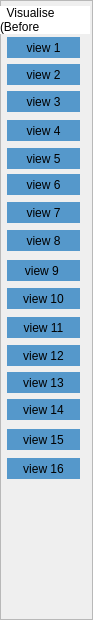
         <widget class="QFrame" name="frame_before_preprocess">
          <property name="geometry">
           <rect>
            <x>1054</x>
            <y>-6</y>
            <width>93</width>
            <height>620</height>
           </rect>
          </property>
          <property name="minimumSize">
           <size>
            <width>91</width>
            <height>0</height>
           </size>
          </property>
          <property name="maximumSize">
           <size>
            <width>93</width>
            <height>16777215</height>
           </size>
          </property>
          <property name="frameShape">
           <enum>QFrame::StyledPanel</enum>
          </property>
          <property name="frameShadow">
           <enum>QFrame::Raised</enum>
          </property>
          <widget class="QLabel" name="label_2">
           <property name="geometry">
            <rect>
             <x>0</x>
             <y>6</y>
             <width>90</width>
             <height>28</height>
            </rect>
           </property>
           <property name="minimumSize">
            <size>
             <width>90</width>
             <height>28</height>
            </size>
           </property>
           <property name="maximumSize">
            <size>
             <width>26</width>
             <height>26</height>
            </size>
           </property>
           <property name="styleSheet">
            <string notr="true">QLabel{ 
	border:5px sold rgb(85, 0, 127);
	background-color: rgb(255, 255, 255);
}</string>
           </property>
           <property name="text">
            <string>  Visualise  (Before ..preprocessing)</string>
           </property>
           <property name="wordWrap">
            <bool>true</bool>
           </property>
          </widget>
          <widget class="QPushButton" name="vis_before_1_mesos">
           <property name="geometry">
            <rect>
             <x>7</x>
             <y>37</y>
             <width>73</width>
             <height>21</height>
            </rect>
           </property>
           <property name="minimumSize">
            <size>
             <width>73</width>
             <height>18</height>
            </size>
           </property>
           <property name="maximumSize">
            <size>
             <width>73</width>
             <height>21</height>
            </size>
           </property>
           <property name="styleSheet">
            <string notr="true">QPushButton{ 
	border:5px sold rgb(60,231,195);
	background-color: rgb(85, 152, 203);
}
 
QPushButton:hover{
	background-color: rgb(85, 152, 203,150);
	border:5px sold rgb(105, 95, 148);
} 
</string>
           </property>
           <property name="text">
            <string>view 1</string>
           </property>
          </widget>
          <widget class="QPushButton" name="vis_before_2_usergrid">
           <property name="geometry">
            <rect>
             <x>7</x>
             <y>64</y>
             <width>73</width>
             <height>21</height>
            </rect>
           </property>
           <property name="minimumSize">
            <size>
             <width>73</width>
             <height>18</height>
            </size>
           </property>
           <property name="maximumSize">
            <size>
             <width>73</width>
             <height>21</height>
            </size>
           </property>
           <property name="styleSheet">
            <string notr="true">QPushButton{ 
	border:5px sold rgb(60,231,195);
	background-color: rgb(85, 152, 203);
}
 
QPushButton:hover{
	background-color: rgb(85, 152, 203,150);
	border:5px sold rgb(105, 95, 148);
} 
</string>
           </property>
           <property name="text">
            <string>view 2</string>
           </property>
          </widget>
          <widget class="QPushButton" name="vis_before_3_appcelerator">
           <property name="geometry">
            <rect>
             <x>7</x>
             <y>91</y>
             <width>73</width>
             <height>21</height>
            </rect>
           </property>
           <property name="minimumSize">
            <size>
             <width>73</width>
             <height>18</height>
            </size>
           </property>
           <property name="maximumSize">
            <size>
             <width>73</width>
             <height>21</height>
            </size>
           </property>
           <property name="styleSheet">
            <string notr="true">QPushButton{ 
	border:5px sold rgb(60,231,195);
	background-color: rgb(85, 152, 203);
}
 
QPushButton:hover{
	background-color: rgb(85, 152, 203,150);
	border:5px sold rgb(105, 95, 148);
} 
</string>
           </property>
           <property name="text">
            <string>view 3</string>
           </property>
          </widget>
          <widget class="QPushButton" name="vis_before_4_aptana">
           <property name="geometry">
            <rect>
             <x>7</x>
             <y>120</y>
             <width>73</width>
             <height>21</height>
            </rect>
           </property>
           <property name="minimumSize">
            <size>
             <width>73</width>
             <height>18</height>
            </size>
           </property>
           <property name="maximumSize">
            <size>
             <width>73</width>
             <height>21</height>
            </size>
           </property>
           <property name="styleSheet">
            <string notr="true">QPushButton{ 
	border:5px sold rgb(60,231,195);
	background-color: rgb(85, 152, 203);
}
 
QPushButton:hover{
	background-color: rgb(85, 152, 203,150);
	border:5px sold rgb(105, 95, 148);
} 
</string>
           </property>
           <property name="text">
            <string>view 4</string>
           </property>
          </widget>
          <widget class="QPushButton" name="vis_before_5_titanium">
           <property name="geometry">
            <rect>
             <x>7</x>
             <y>148</y>
             <width>73</width>
             <height>21</height>
            </rect>
           </property>
           <property name="minimumSize">
            <size>
             <width>73</width>
             <height>18</height>
            </size>
           </property>
           <property name="maximumSize">
            <size>
             <width>73</width>
             <height>21</height>
            </size>
           </property>
           <property name="styleSheet">
            <string notr="true">QPushButton{ 
	border:5px sold rgb(60,231,195);
	background-color: rgb(85, 152, 203);
}
 
QPushButton:hover{
	background-color: rgb(85, 152, 203,150);
	border:5px sold rgb(105, 95, 148);
} 
</string>
           </property>
           <property name="text">
            <string>view 5</string>
           </property>
          </widget>
          <widget class="QPushButton" name="vis_before_6_duracloud">
           <property name="geometry">
            <rect>
             <x>7</x>
             <y>174</y>
             <width>73</width>
             <height>21</height>
            </rect>
           </property>
           <property name="minimumSize">
            <size>
             <width>73</width>
             <height>18</height>
            </size>
           </property>
           <property name="maximumSize">
            <size>
             <width>73</width>
             <height>21</height>
            </size>
           </property>
           <property name="styleSheet">
            <string notr="true">QPushButton{ 
	border:5px sold rgb(60,231,195);
	background-color: rgb(85, 152, 203);
}
 
QPushButton:hover{
	background-color: rgb(85, 152, 203,150);
	border:5px sold rgb(105, 95, 148);
} 
</string>
           </property>
           <property name="text">
            <string>view 6</string>
           </property>
          </widget>
          <widget class="QPushButton" name="vis_before_7_bamboo">
           <property name="geometry">
            <rect>
             <x>7</x>
             <y>202</y>
             <width>73</width>
             <height>21</height>
            </rect>
           </property>
           <property name="minimumSize">
            <size>
             <width>73</width>
             <height>18</height>
            </size>
           </property>
           <property name="maximumSize">
            <size>
             <width>73</width>
             <height>21</height>
            </size>
           </property>
           <property name="styleSheet">
            <string notr="true">QPushButton{ 
	border:5px sold rgb(60,231,195);
	background-color: rgb(85, 152, 203);
}
 
QPushButton:hover{
	background-color: rgb(85, 152, 203,150);
	border:5px sold rgb(105, 95, 148);
} 
</string>
           </property>
           <property name="text">
            <string>view 7</string>
           </property>
          </widget>
          <widget class="QPushButton" name="vis_before_8_clover">
           <property name="geometry">
            <rect>
             <x>7</x>
             <y>230</y>
             <width>73</width>
             <height>21</height>
            </rect>
           </property>
           <property name="minimumSize">
            <size>
             <width>73</width>
             <height>18</height>
            </size>
           </property>
           <property name="maximumSize">
            <size>
             <width>73</width>
             <height>21</height>
            </size>
           </property>
           <property name="styleSheet">
            <string notr="true">QPushButton{ 
	border:5px sold rgb(60,231,195);
	background-color: rgb(85, 152, 203);
}
 
QPushButton:hover{
	background-color: rgb(85, 152, 203,150);
	border:5px sold rgb(105, 95, 148);
} 
</string>
           </property>
           <property name="text">
            <string>view 8</string>
           </property>
          </widget>
          <widget class="QPushButton" name="vis_before_9_jira">
           <property name="geometry">
            <rect>
             <x>7</x>
             <y>260</y>
             <width>73</width>
             <height>21</height>
            </rect>
           </property>
           <property name="minimumSize">
            <size>
             <width>73</width>
             <height>18</height>
            </size>
           </property>
           <property name="maximumSize">
            <size>
             <width>73</width>
             <height>21</height>
            </size>
           </property>
           <property name="styleSheet">
            <string notr="true">QPushButton{ 
	border:5px sold rgb(60,231,195);
	background-color: rgb(85, 152, 203);
}
 
QPushButton:hover{
	background-color: rgb(85, 152, 203,150);
	border:5px sold rgb(105, 95, 148);
} 
</string>
           </property>
           <property name="text">
            <string>view 9 </string>
           </property>
          </widget>
          <widget class="QPushButton" name="vis_before_10_moodle">
           <property name="geometry">
            <rect>
             <x>7</x>
             <y>288</y>
             <width>73</width>
             <height>21</height>
            </rect>
           </property>
           <property name="minimumSize">
            <size>
             <width>73</width>
             <height>18</height>
            </size>
           </property>
           <property name="maximumSize">
            <size>
             <width>73</width>
             <height>21</height>
            </size>
           </property>
           <property name="styleSheet">
            <string notr="true">QPushButton{ 
	border:5px sold rgb(60,231,195);
	background-color: rgb(85, 152, 203);
}
 
QPushButton:hover{
	background-color: rgb(85, 152, 203,150);
	border:5px sold rgb(105, 95, 148);
} 
</string>
           </property>
           <property name="text">
            <string>view 10</string>
           </property>
          </widget>
          <widget class="QPushButton" name="vis_before_16_talendesb">
           <property name="geometry">
            <rect>
             <x>7</x>
             <y>458</y>
             <width>73</width>
             <height>21</height>
            </rect>
           </property>
           <property name="minimumSize">
            <size>
             <width>73</width>
             <height>18</height>
            </size>
           </property>
           <property name="maximumSize">
            <size>
             <width>73</width>
             <height>21</height>
            </size>
           </property>
           <property name="styleSheet">
            <string notr="true">QPushButton{ 
	border:5px sold rgb(60,231,195);
	background-color: rgb(85, 152, 203);
}
 
QPushButton:hover{
	background-color: rgb(85, 152, 203,150);
	border:5px sold rgb(105, 95, 148);
} 
</string>
           </property>
           <property name="text">
            <string>view 16</string>
           </property>
          </widget>
          <widget class="QPushButton" name="vis_before_15_talenddata">
           <property name="geometry">
            <rect>
             <x>7</x>
             <y>429</y>
             <width>73</width>
             <height>21</height>
            </rect>
           </property>
           <property name="minimumSize">
            <size>
             <width>73</width>
             <height>18</height>
            </size>
           </property>
           <property name="maximumSize">
            <size>
             <width>73</width>
             <height>21</height>
            </size>
           </property>
           <property name="styleSheet">
            <string notr="true">QPushButton{ 
	border:5px sold rgb(60,231,195);
	background-color: rgb(85, 152, 203);
}
 
QPushButton:hover{
	background-color: rgb(85, 152, 203,150);
	border:5px sold rgb(105, 95, 148);
} 
</string>
           </property>
           <property name="text">
            <string>view 15</string>
           </property>
          </widget>
          <widget class="QPushButton" name="vis_before_14_spring">
           <property name="geometry">
            <rect>
             <x>7</x>
             <y>399</y>
             <width>73</width>
             <height>21</height>
            </rect>
           </property>
           <property name="minimumSize">
            <size>
             <width>73</width>
             <height>18</height>
            </size>
           </property>
           <property name="maximumSize">
            <size>
             <width>73</width>
             <height>21</height>
            </size>
           </property>
           <property name="styleSheet">
            <string notr="true">QPushButton{ 
	border:5px sold rgb(60,231,195);
	background-color: rgb(85, 152, 203);
}
 
QPushButton:hover{
	background-color: rgb(85, 152, 203,150);
	border:5px sold rgb(105, 95, 148);
} 
</string>
           </property>
           <property name="text">
            <string>view 14</string>
           </property>
          </widget>
          <widget class="QPushButton" name="vis_before_13_mulestudio">
           <property name="geometry">
            <rect>
             <x>7</x>
             <y>372</y>
             <width>73</width>
             <height>21</height>
            </rect>
           </property>
           <property name="minimumSize">
            <size>
             <width>73</width>
             <height>18</height>
            </size>
           </property>
           <property name="maximumSize">
            <size>
             <width>73</width>
             <height>21</height>
            </size>
           </property>
           <property name="styleSheet">
            <string notr="true">QPushButton{ 
	border:5px sold rgb(60,231,195);
	background-color: rgb(85, 152, 203);
}
 
QPushButton:hover{
	background-color: rgb(85, 152, 203,150);
	border:5px sold rgb(105, 95, 148);
} 
</string>
           </property>
           <property name="text">
            <string>view 13</string>
           </property>
          </widget>
          <widget class="QPushButton" name="vis_before_12_mule">
           <property name="geometry">
            <rect>
             <x>7</x>
             <y>345</y>
             <width>73</width>
             <height>21</height>
            </rect>
           </property>
           <property name="minimumSize">
            <size>
             <width>73</width>
             <height>18</height>
            </size>
           </property>
           <property name="maximumSize">
            <size>
             <width>73</width>
             <height>21</height>
            </size>
           </property>
           <property name="styleSheet">
            <string notr="true">QPushButton{ 
	border:5px sold rgb(60,231,195);
	background-color: rgb(85, 152, 203);
}
 
QPushButton:hover{
	background-color: rgb(85, 152, 203,150);
	border:5px sold rgb(105, 95, 148);
} 
</string>
           </property>
           <property name="text">
            <string>view 12</string>
           </property>
          </widget>
          <widget class="QPushButton" name="vis_before_11_data">
           <property name="geometry">
            <rect>
             <x>7</x>
             <y>317</y>
             <width>73</width>
             <height>21</height>
            </rect>
           </property>
           <property name="minimumSize">
            <size>
             <width>73</width>
             <height>18</height>
            </size>
           </property>
           <property name="maximumSize">
            <size>
             <width>73</width>
             <height>21</height>
            </size>
           </property>
           <property name="styleSheet">
            <string notr="true">QPushButton{ 
	border:5px sold rgb(60,231,195);
	background-color: rgb(85, 152, 203);
}
 
QPushButton:hover{
	background-color: rgb(85, 152, 203,150);
	border:5px sold rgb(105, 95, 148);
} 
</string>
           </property>
           <property name="text">
            <string>view 11</string>
           </property>
          </widget>
         </widget>
